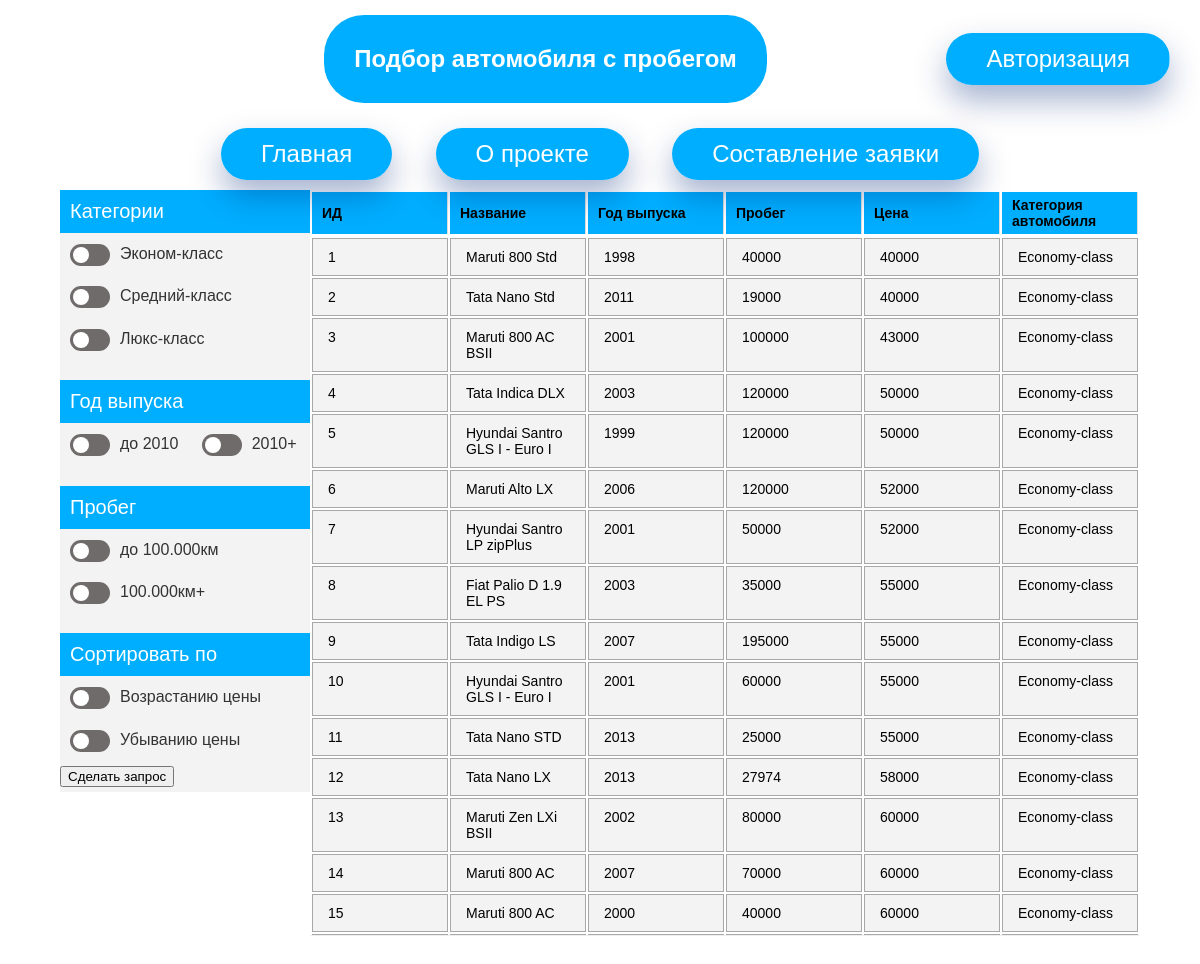
The page /index.html on the database its author committed.
### tables this page shows
CREATE TABLE processed_data (
	id integer PRIMARY KEY autoincrement,  
	name varchar(255) NOT NULL,
	years integer,
	km_driven integer,
	selling_price integer,
	price_category integer,
	source_file integer NOT NULL,
	CONSTRAINT fk_price_categories 
	FOREIGN KEY (price_category) 
	REFERENCES categories(id) 
	ON DELETE CASCADE,
	CONSTRAINT fk_source_files 
	FOREIGN KEY (source_file) 
	REFERENCES source_files(id) 
	ON DELETE CASCADE
		
);

CREATE TABLE categories (
	id integer PRIMARY KEY,  
	name varchar(255) NOT NULL
);

### labapp/router.py (the view)
@app.route('/', methods=['POST'])
@app.route('/index.html', methods=['GET', 'POST'])
def index():
    processed_files = webservice.get_source_files_list()
    if request.method == 'GET':
         processed_data = webservice.get_processed_data(processed_files[0][0])
    if request.method == 'POST':
         processed_data = webservice.get_files(request.form)
    name = request.cookies.get('auth')
    return render_template('index.html',
                           title='АВТО',
                           page_name='HOME',
                           ilyas='checked',
                           navmenu=webservice.navmenu,
                           processed_data=processed_data,
                           name = name)

### labapp/repository/connectorfactory.py (called while the page is built)
    def get_connector(self, datastore):
        if datastore.startswith("sqlite:///"):
            self.instance = SQLiteStoreConnector(datastore)
            if self.instance.connect():
                return self.instance
        elif datastore.startswith("pymysql://"):
            self.instance = MySQLStoreConnector(datastore)
            if self.instance.connect():
                return self.instance
        return None

### labapp/repository/sql_api.py (called while the page is built)
def select_all_from_source_files(connector: StoreConnector) -> List[tuple]:
    query = f'SELECT * FROM source_files ORDER BY processed DESC'
    result = connector.execute(query).fetchall()
    return result

def select_rows_from_processed_data(connector: StoreConnector, source_file: int) -> List[tuple]:
    result = []
    result = connector.execute(f"SELECT processed_data.id, processed_data.name, processed_data.years, processed_data.km_driven, processed_data.selling_price, categories.name FROM processed_data JOIN categories on processed_data.price_category = categories.id WHERE source_file = {source_file} LIMIT 300").fetchall()
    return result

### labapp/repository/sqliteconnector.py (called while the page is built)
    def connect(self):
        try:
            connection = sqlite3.connect(self._datastore[10:])
            cursor = connection.cursor()
            cursor.execute("PRAGMA foreign_keys = 1")
            cursor.close()
            self.connection = connection
            print("SQLite database connected.")
            return True
        except Exception as e:
            print(f'Connection error: {str(e)}')
            return False

    def execute(self, query):
        result = None
        if self._cursor is not None:
            try:
                result = self._cursor.execute(query)
            except Exception as e:
                self.connection.rollback()
                print(f'Query execution error: {str(e)}')
        else:
            print("Use start_transaction() first.")
        return result

    def start_transaction(self):
        if self._cursor is None and self.connection is not None:
            self._cursor = self.connection.cursor()

    def end_transaction(self):
        if self.connection is not None and self._cursor is not None:
            self.connection.commit()
            self._cursor.close()
            self._cursor = None

    def close(self):
        self.connection.close()
        self.connection = None

### labapp/templates/index.html (shortened to what this page needs)
{% extends "layout.html" %}
{% block content %}
<main>
    <aside>
        <h2>Категории</h2>
        <nav>
            <form method="post" action="/">
                <label class="checkbox style-e">
                    <div class="checkbox__checkmark"></div>
                    <div class="checkbox__body">Эконом-класс</div>
                </label>
                <label class="checkbox style-e">
                    <div class="checkbox__checkmark"></div>
                    <div class="checkbox__body">Средний-класс</div>
                </label>
                <label class="checkbox style-e">
                    <div class="checkbox__checkmark"></div>
                    <div class="checkbox__body">Люкс-класс</div>
                </label>
        </nav>
        <h3>Год выпуска</h3>
        <nav>
            <label class="checkbox style-e">
                <div class="checkbox__checkmark"></div>
                <div class="checkbox__body">до 2010</div>
            </label>
            <label class="checkbox style-e">
                <div class="checkbox__checkmark"></div>
                <div class="checkbox__body">2010+</div>
            </label>
        </nav>
        <h3>Пробег</h3>
        <nav>
            <label class="checkbox style-e">
                <div class="checkbox__checkmark"></div>
                <div class="checkbox__body">до 100.000км</div>
            </label>
            <label class="checkbox style-e">
                <div class="checkbox__checkmark"></div>
                <div class="checkbox__body">100.000км+</div>
            </label>
        </nav>
        <h3>Сортировать по</h3>
        <nav>
            <label class="checkbox style-e">
                <div class="checkbox__checkmark"></div>
                <div class="checkbox__body">Возрастанию цены</div>
            </label>
            <label class="checkbox style-e">
                <div class="checkbox__checkmark"></div>
                <div class="checkbox__body"> Убыванию цены </div>
            </label>
            <p><input type="submit" name="btn_filter" value="Cделать запрос"></p>
        </nav>
    </aside>
    <article>
        <section>
            <div class="scroll-table">
                <table>
                    <thead>
                        <tr>
                            <th>ИД</th>
                            <th>Название</th>
                            <th>Год выпуска</th>
                            <th>Пробег</th>
                            <th>Цена</th>
                            <th>Категория автомобиля</th>
                        </tr>
                    </thead>
                </table>
                <div class="scroll-table-body">
                    <table>
                        <tbody>
                            {% for row in processed_data %}
                            <tr>
                                <td>{{row[0]}}</td>
                                <td>{{row[1]}}</td>
                                <td>{{row[2]}}</td>
                                <td>{{row[3]}}</td>
                                <td>{{row[4]}}</td>
                                <td>{{row[5]}}</td>
                            </tr>
                            {% endfor %}
                        </tbody>
                    </table>
                </div>
            </div>
        </section>
    </article>
</main>
{% endblock %}

### labapp/templates/layout.html (shortened to what this page needs)
<html>
<head>
		<link rel="stylesheet" href="/static/stylesheets/styles.css">
</head>
		<body>
			<div class="container">
				<header1>
						<h1>Подбор автомобиля с пробегом</h1>
						{%if name%}
						<button class="link1" onclick="exit()" >Выход</button>
						{%else%}
						<a class="link1" href="registr.html">Авторизация</a>
						{%endif%}
				</header1>
			</div>
			<div class = "wrapper">
				{% if navmenu %}
					<nav>
						<center>
							<a class="link1" href="index.html">Главная</a>
							<a class="link1" href="about.html">О проекте</a>
							<a class="link1" href="zayavka.html">Составление заявки</a>
						</center>
					</nav>
				{% endif %}
				<main id="{{page_name}}">
					{% block content %}{% endblock %}
				</main>
			</div>
		</body>
</html>

### labapp/static/stylesheets/styles.css (style rules this page uses)
body { font: 12px Tahoma, sans-serif; background: #ffffff url(https://sun9-west.userapi.com/sun9-4/s/v1/ig2/G23AJaIcOL_7yw5KOGFX20mNQlCnJcBR8HyKqR2LtbQuXh0Q170VZgJI00s5GjlDuHQklXCJplrUmQNwkh9k_zd7.jpg?size=1600x1000&quality=95&type=album) ; background-repeat: no-repeat; background-attachment: fixed; background-size: 100%; margin: 0; }
p { margin: 5px 0; font-size: 25px; }
.wrapper { max-width: 1080px; margin: auto; }
header1 { padding: 10px; display: flex; justify-content: space-between; align-items: center; }
aside { float: left; width: 250px; background: #f3f3f3; }
section { margin-left: 250px; padding-bottom: 0px; }
nav a { text-decoration: none; }
h1 { background:#00aeff; color:#ffffff; margin: 5px; bottom: 10px; padding: 30px; max-width: 500px; border-radius: 40px; display: flex; justify-content: center; }
.link1 { text-decoration: none; outline: none; display: inline-block; padding: 12px 40px; margin: 10px 20px; border-radius: 30px; background-image: linear-gradient(45deg, #ACACA7 0%, #00aeff 50%, #00aeff 100%); background-position: 100% 0; background-size: 200% 200%; font-family: 'Montserrat', sans-serif; font-size: 24px; font-weight: 300; color: white; box-shadow: 0 16px 32px 0 rgba(0,40,120,.35); transition: .5s; }
h3 { color: #111111; }
aside > h2 { background: #00aeff; font: 14px 'Oswald', sans-serif; color: #fff; padding: 10px; margin: 0px 0 0 0; font-size: 20px; }
aside > h3 { background: #00aeff; font: 14px 'Oswald', sans-serif; color: rgb(255, 255, 255); padding: 10px; margin: 20px 0 0 0; font-size: 20px; }
table { width: 100%; }
th { font-weight: normal; color: rgb(0, 0, 0); padding: 10px 15px; font-size: 15px; }
td { color: rgb(0, 0, 0); border-top: 1px solid #e8edff; padding: 10px 15px; font-size: 15px; }
tr:nth-child(2n) { background: #e8edff; }
.checkbox.style-e { display: inline-block; position: relative; padding-left: 50px; margin: 10px; cursor: pointer; -webkit-user-select: none; -moz-user-select: none; -ms-user-select: none; user-select: none; }
.checkbox.style-e .checkbox__checkmark { position: absolute; top: 1px; left: 0; height: 22px; width: 40px; background-color: rgb(112, 107, 107); transition: background-color 0.25s ease; border-radius: 11px; }
.checkbox.style-e .checkbox__checkmark:after { content: ""; position: absolute; left: 3px; top: 3px; width: 16px; height: 16px; display: block; background-color: #fff; border-radius: 50%; transition: left 0.25s ease; }
.checkbox.style-e .checkbox__body { color: #333; line-height: 1.4; font-size: 16px; transition: color 0.25s ease; }
.scroll-table-body { height: 700px; overflow-x: auto; margin-top: 0px; margin-bottom: 20px; border-bottom: 1px solid #eee; }
.scroll-table table { width:100%; table-layout: fixed; border: none; }
.scroll-table thead th { font-weight: bold; text-align: left; border: none; padding: 5px 10px; background: #00aeff; font-size: 14px; border-left: 0px solid #ddd; border-right: 1px solid #ddd; }
.scroll-table tbody td { text-align: left; border-left: 1px solid rgb(168, 168, 168); border-right: 1px solid rgb(168, 168, 168); border-top: 1px solid rgb(168, 168, 168); border-bottom: 1px solid rgb(168, 168, 168); padding: 10px 15px; font-size: 14px; vertical-align: top; background: #f3f3f3; }
.scroll-table tbody tr:nth-child(even) { background: #f3f3f3; }
* { box-sizing: border-box; }
a { text-decoration: none; text-align: center; }

### rows shown on the page
processed_data: id "1", name "Maruti 800 Std", years "1998", km_driven "40000", selling_price "40000", name "Economy-class"
processed_data: id "2", name "Tata Nano Std", years "2011", km_driven "19000", selling_price "40000", name "Economy-class"
processed_data: id "3", name "Maruti 800 AC BSII", years "2001", km_driven "100000", selling_price "43000", name "Economy-class"
processed_data: id "4", name "Tata Indica DLX", years "2003", km_driven "120000", selling_price "50000", name "Economy-class"
processed_data: id "5", name "Hyundai Santro GLS I - Euro I", years "1999", km_driven "120000", selling_price "50000", name "Economy-class"
processed_data: id "6", name "Maruti Alto LX", years "2006", km_driven "120000", selling_price "52000", name "Economy-class"
processed_data: id "7", name "Hyundai Santro LP zipPlus", years "2001", km_driven "50000", selling_price "52000", name "Economy-class"
processed_data: id "8", name "Fiat Palio D 1.9 EL PS", years "2003", km_driven "35000", selling_price "55000", name "Economy-class"
processed_data: id "9", name "Tata Indigo LS", years "2007", km_driven "195000", selling_price "55000", name "Economy-class"
processed_data: id "10", name "Hyundai Santro GLS I - Euro I", years "2001", km_driven "60000", selling_price "55000", name "Economy-class"
processed_data: id "11", name "Tata Nano STD", years "2013", km_driven "25000", selling_price "55000", name "Economy-class"
processed_data: id "12", name "Tata Nano LX", years "2013", km_driven "27974", selling_price "58000", name "Economy-class"
processed_data: id "13", name "Maruti Zen LXi BSII", years "2002", km_driven "80000", selling_price "60000", name "Economy-class"
processed_data: id "14", name "Maruti 800 AC", years "2007", km_driven "70000", selling_price "60000", name "Economy-class"
processed_data: id "15", name "Maruti 800 AC", years "2000", km_driven "40000", selling_price "60000", name "Economy-class"
